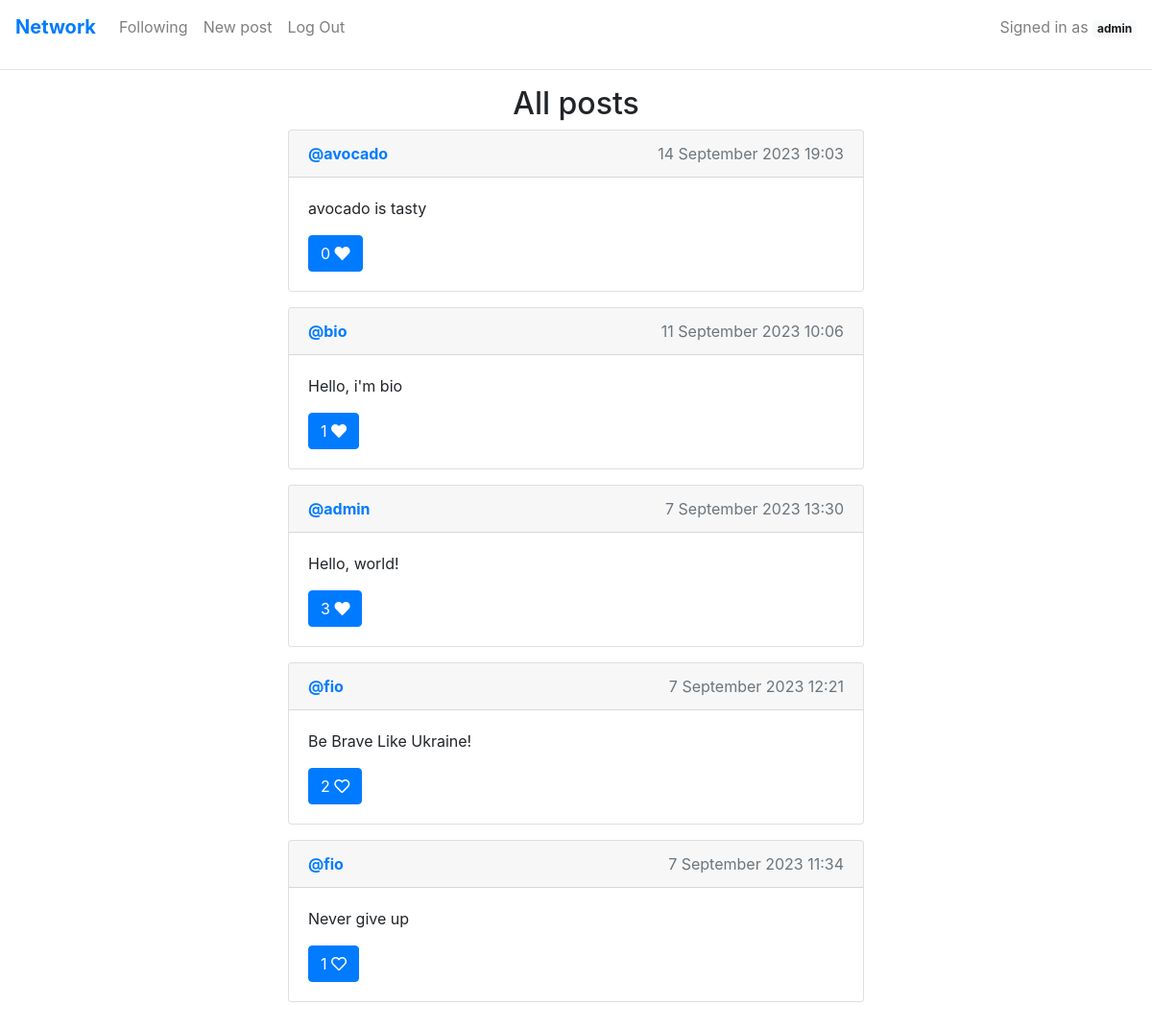
The app's page / (signed in) with its own data.
### network/models.py (models this page shows, shortened)
class User(AbstractUser):
    pass

class Post(models.Model):
    autor = models.ForeignKey(User, related_name='autor', on_delete=models.CASCADE)
    date = models.DateTimeField(auto_now_add=True)
    bodyPost = models.CharField(max_length=150)
    likePost = models.ManyToManyField(User, blank=True, related_name="User_who_like")

### network/views.py (the view)
# urls.py: path("", views.index, name="index"),
def index(request):
    current_user = request.user
    p = Paginator(Post.objects.all().order_by('-date'), 10)
    page = request.GET.get('page')
    posts = p.get_page(page)
    userLike = []
    for pst in posts:
       if current_user in pst.likePost.all():
        userLike.append(pst)
    return render(request, "network/index.html", {
        'posts': posts,
        'userLike': userLike
    })

### network/templates/network/index.html (shortened to what this page needs)
{% extends "network/layout.html" %}
{% block body %}
    <div class="text-center">
        <h2>All posts</h2>
    </div>
    <div class="w-50 mx-auto">
        {% for post in posts %}
        <div class="card mb-3">
            <div class="card-header  d-flex justify-content-between">
                <div class="m-0"><a href="{% url 'profile' post.autor.username %}" class="card-link"><b>@{{post.autor}}</b></a></div>
                <div class="text-muted">{{post.date|date:"j E Y H:i"}}</div>
            </div>
            <div class="card-body">
              <p id="postText">{{post.bodyPost}}</p>
              {% if user.is_authenticated %}
                {% if post in userLike %}
                  <button class="btn btn-primary" data-id="{{post.id}}" id="like">{{post.likePost.count}} <i class="far fa-heart"></i></button>
                {% else %}
                  <button class="btn btn-primary" data-id="{{post.id}}" id="unlike">{{post.likePost.count}} <i class="fas fa-heart"></i></button>
                {% endif %}
              {% else %}
                <button disabled class="btn btn-primary" data-id="{{post.id}}" id="like">{{post.likePost.count}} <i class="far fa-heart"></i></button>
              {% endif %}
            </div>
          </div>
        {% endfor %}
    </div>
{% endblock %}

### network/templates/network/layout.html (shortened to what this page needs)
{% load static %}
<!DOCTYPE html>
<html lang="en">
    <head>
        <link rel="stylesheet" href="https://stackpath.bootstrapcdn.com/bootstrap/4.4.1/css/bootstrap.min.css">
        <link href="{% static 'network/styles.css' %}" rel="stylesheet">
        <link rel="stylesheet" href="https://use.fontawesome.com/releases/v5.7.0/css/all.css">
    </head>
    <body>
          <nav class="navbar navbar-expand navbar-light">
            <a class="navbar-brand text-primary" href="{% url 'index' %}"><b>Network</b></a>
            <div class="collapse navbar-collapse" id="navbarText">
              <ul class="navbar-nav mr-auto">
                {% if user.is_authenticated %}
                    <li class="nav-item">
                        <a class="nav-link" href="{% url 'following' %}">Following</a>
                    </li>
                    <li class="nav-item">
                        <a class="nav-link" href="{% url 'newPost' %}">New post</a>
                    </li>
                    <li class="nav-item">
                        <a class="nav-link" href="{% url 'logout' %}">Log Out</a>
                    </li>
                {% else %}
                    <a class="nav-item nav-link" href="{% url 'login' %}">Log In</a>
                    <a class="nav-item nav-link" href="{% url 'register' %}">Register</a>
                {% endif %}
              </ul>
              <span class="navbar-text">
                {% if user.is_authenticated %}
                    Signed in as <a href="{% url 'profile' user.username %}" class="badge badge-light">{{user.username}}</a>
                {% else %}
                    Not signed in.
                {% endif %}
              </span>
            </div>
          </nav>
          <hr>
        <div class="body">
            {% block body %}
            {% endblock %}
        </div>
    </body>
</html>

### records on screen
User: username "admin"
Post: autor "avocado", date "14 September 2023 19:03", bodyPost "avocado is tasty", likePost.count "0"
Post: autor "bio", date "11 September 2023 10:06", bodyPost "Hello, i'm bio", likePost.count "1"
Post: autor "admin", date "7 September 2023 13:30", bodyPost "Hello, world!", likePost.count "3"
Post: autor "fio", date "7 September 2023 12:21", bodyPost "Be Brave Like Ukraine!", likePost.count "2"
Post: autor "fio", date "7 September 2023 11:34", bodyPost "Never give up", likePost.count "1"
